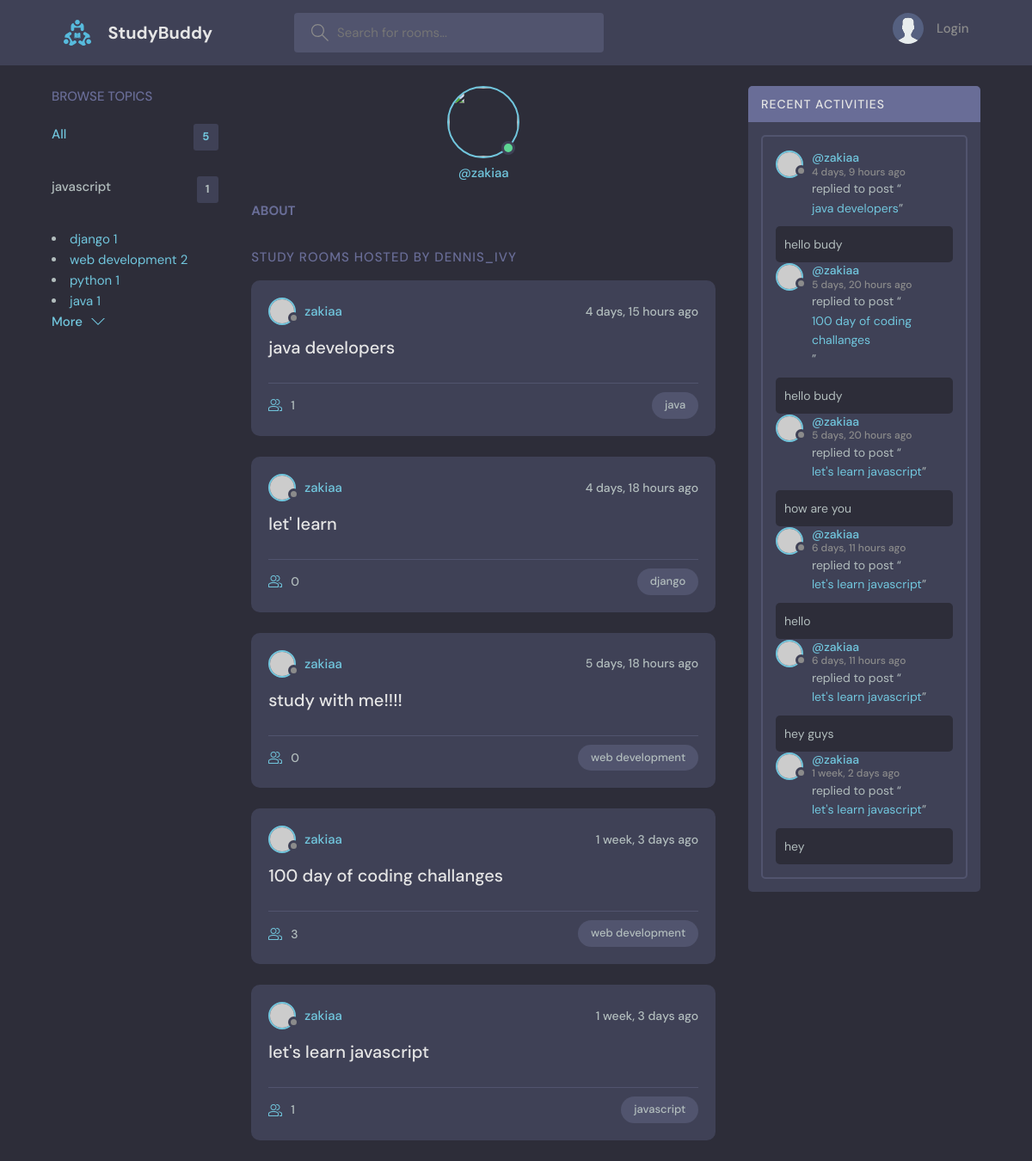
Screenshot of /user-profile/1/ with the database file from the repository.
### base/models.py (models this page shows, shortened)
class Topic(models.Model):
    name = models.CharField(max_length=200)

class Room(models.Model):
    host = models.ForeignKey(User, on_delete=models.SET_NULL, null=True)
    topic = models.ForeignKey(Topic, on_delete=models.SET_NULL, null=True)
    name = models.CharField(max_length=200)
    description = models.TextField(null=True, blank=True)
    participants = models.ManyToManyField(User, related_name='participants', blank=True)
    updated = models.DateTimeField(auto_now=True)
    created = models.DateTimeField(auto_now_add=True)
    class Meta:
        ordering = ['-created','updated']
    def __str__(self):
        return self.name

class Message(models.Model):
    user = models.ForeignKey(User, on_delete=models.CASCADE)
    room = models.ForeignKey(Room, on_delete=models.CASCADE)
    body = models.TextField()
    updated = models.DateTimeField(auto_now=True)
    created = models.DateTimeField(auto_now_add=True)
    class Meta:
        ordering = ['-created', '-updated']

### base/views.py (the view)
# urls.py: path('user-profile/<str:pk>/', views.userProfile, name='user-profile'),
def userProfile(request, pk):
    user = User.objects.get(id=pk)
    rooms = user.room_set.all()
    room_messages = user.message_set.all()
    topics = Topic.objects.all()
    context = {
        'user': user,
        'rooms': rooms,
        'room_messages': room_messages,
        'topics': topics
    }
    return render(request, 'base/profile.html', context)

### base/templates/base/profile.html (shortened to what this page needs)
{% extends 'main.html' %}
{% block content %}
<main class="profile-page layout layout--3">
  <div class="container">
    {% include 'base/topics_component.html' %}
    <div class="roomList">
      <div class="profile">
        <div class="profile__avatar">
          <div class="avatar avatar--large active">
            <img src="{{user.avatar.url}}" />
          </div>
        </div>
        <div class="profile__info">
          <p>@{{user.username}}</p>
        </div>
        <div class="profile__about">
          <h3>About</h3>
        </div>
      </div>
      <div class="roomList__header">
        <div>
          <h2>Study Rooms Hosted by dennis_ivy</a>
          </h2>
        </div>
      </div>
      {% include 'base/feed_component.html' %}
    </div>
    {% include 'base/activity_component.html' %}
  </div>
</main>
{% endblock content %}

### base/templates/base/topics_component.html (shortened to what this page needs)
<div class="topics">
  <div class="topics__header">
    <h2>Browse Topics</h2>
  </div>
  <ul class="topics__list">
    <li>
      <a href="{% url 'home' %}" class="active"> All <span> {{ topics.count}} </span></a>
    </li>
    {% for topic in topics %}
    <li>
      <a href="{% url 'home' %}?q={{ topic.name }}"> {{ topic.name }} <span>{{ topic.room_set.all.count }} </span></a>
    </li>
  </ul>
  {% endfor %}
  <a class="btn btn--link" href="{% url 'topics' %}">
    More
    <svg
      version="1.1"
      xmlns="http://www.w3.org/2000/svg"
      width="32"
      height="32"
      viewBox="0 0 32 32"
    >
      <title>chevron-down</title>
      <path d="M16 21l-13-13h-3l16 16 16-16h-3l-13 13z"></path>
    </svg>
  </a>
</div>

### base/templates/base/feed_component.html (shortened to what this page needs)
{% for room in rooms %}
<div class="roomListRoom">
  <div class="roomListRoom__header">
    <a href="{% url 'user-profile' room.host.id %}" class="roomListRoom__author">
      <div class="avatar avatar--small">
        <img src="https://randomuser.me/api/portraits/women/11.jpg" />
      </div>
      <span>{{room.host.username}}</span>
    </a>
    <div class="roomListRoom__actions">
      <span>{{room.created | timesince }} ago</span>
    </div>
  </div>
  <div class="roomListRoom__content">
    <a href="{% url 'room' room.id %}">{{room.name}}</a>
  </div>
  <div class="roomListRoom__meta">
    <a href="{% url 'room' room.id %}" class="roomListRoom__joined">
      {{ room.participants.all.count }}
    </a>
    <p class="roomListRoom__topic">{{room.topic.name}}</p>
  </div>
</div>
{% endfor %}

### base/templates/base/activity_component.html (shortened to what this page needs)
<div class="activities">
    <div class="activities__header">
      <h2>Recent Activities</h2>
    </div>
    <div class="activities__box">
        {% for message in room_messages %}
      <div class="activities__boxHeader roomListRoom__header">
        <a href="{% url 'user-profile' message.user.id %}" class="roomListRoom__author">
          <div class="avatar avatar--small">
            <img src="https://randomuser.me/api/portraits/women/11.jpg" />
          </div>
          <p>
            @{{ message.user }}
            <span>{{ message.created | timesince }} ago</span>
          </p>
        </a>
      </div>
      <div class="activities__boxContent">
        <p>replied to post “<a href="{% url 'room' message.room.id %}">{{message.room}}</a>”</p>
        <div class="activities__boxRoomContent">
            {{ message.body }}
        </div>
      </div>
      {% endfor %}
    </div>
  </div>

### rows the page displays
Topic: name "javascript", room_set.all.count "1"
Topic: name "django", room_set.all.count "1"
Topic: name "web development", room_set.all.count "2"
Topic: name "python", room_set.all.count "1"
Topic: name "java", room_set.all.count "1"
Room: host.username "zakiaa", created "4 days, 15 hours", name "java developers", participants.all.count "1", topic.name "java"
Room: host.username "zakiaa", created "4 days, 18 hours", name "let' learn", participants.all.count "0", topic.name "django"
Room: host.username "zakiaa", created "5 days, 18 hours", name "study with me!!!!", participants.all.count "0", topic.name "web development"
Room: host.username "zakiaa", created "1 week, 3 days", name "100 day of coding challanges", participants.all.count "3", topic.name "web development"
Room: host.username "zakiaa", created "1 week, 3 days", name "let's learn javascript", participants.all.count "1", topic.name "javascript"
Message: user "zakiaa", created "4 days, 9 hours", room "java developers", body "hello budy"
Message: user "zakiaa", created "5 days, 20 hours", room "100 day of coding challanges", body "hello budy"
Message: user "zakiaa", created "5 days, 20 hours", room "let's learn javascript", body "how are you"
Message: user "zakiaa", created "6 days, 11 hours", room "let's learn javascript", body "hello"
Message: user "zakiaa", created "6 days, 11 hours", room "let's learn javascript", body "hey guys"
Message: user "zakiaa", created "1 week, 2 days", room "let's learn javascript", body "hey"

### other values shown
{{ topics.count }} "5"
{{ user.username }} "zakiaa"
